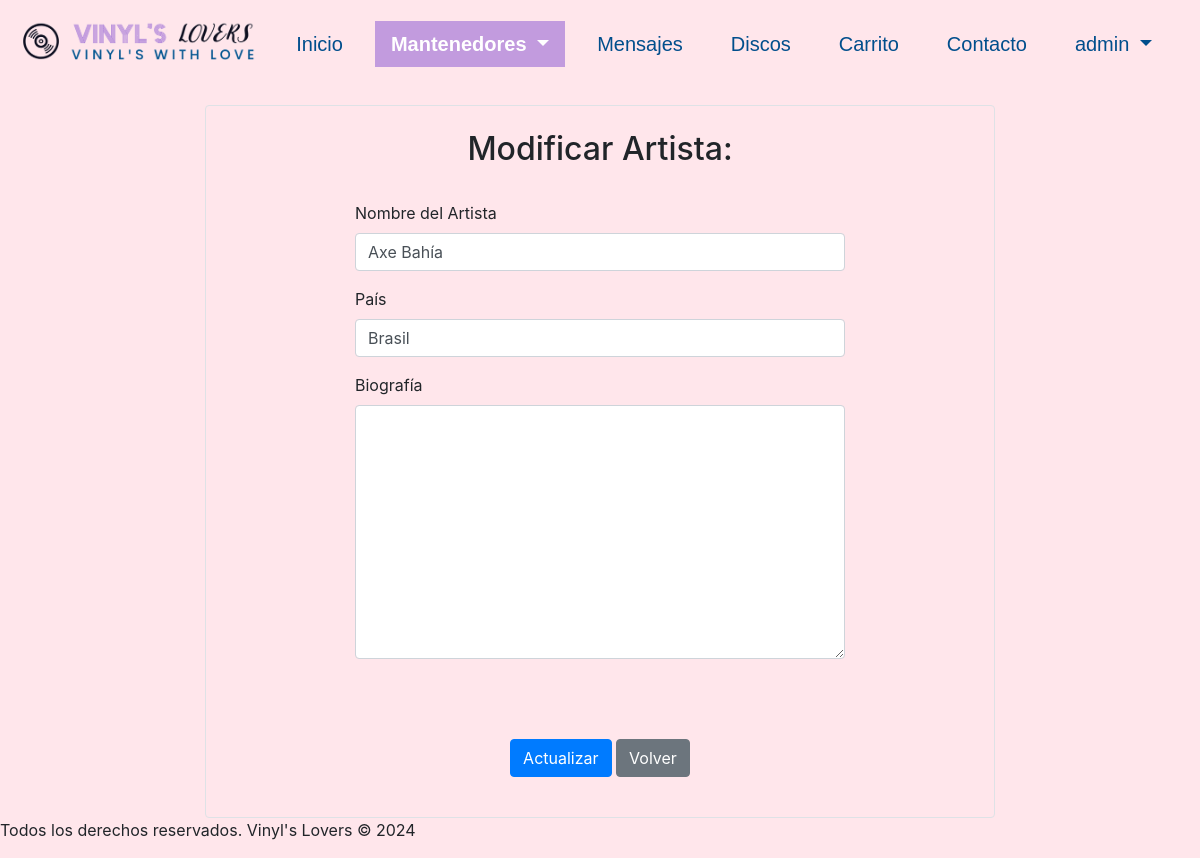
Before: /discos/artistas_edit/57 (signed in) with the older database file.
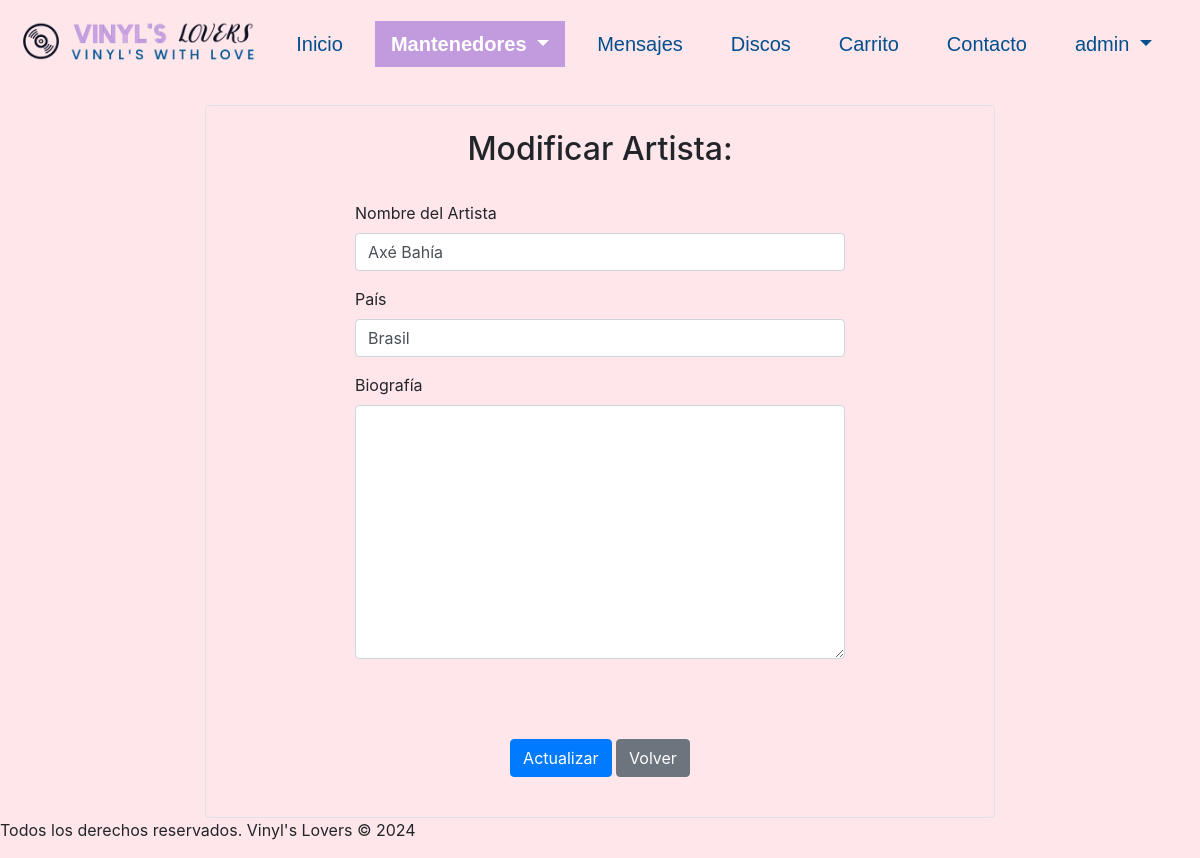
After: the same page with the newer database file.
### discos/models.py (models this page shows, shortened)
class Artista(models.Model):
    id_artista = models.AutoField(db_column='idArtista', primary_key=True)
    nombre_artista = models.CharField(max_length=100, null=False, blank=False)
    pais = models.CharField(max_length=30, null=False, blank=False)
    biografia = models.TextField(null=True, blank=True)
    class Meta:
        unique_together = [['nombre_artista', 'pais']]

### discos/views.py (the view)
# urls.py: path('artistas_edit/<int:pk>', views.artistas_edit, name='artistas_edit'),
@login_required
def artistas_edit(request, pk):
    artista = Artista.objects.get(id_artista=pk)
    if request.method == "POST":
        form = ArtistaForm(request.POST, instance=artista)
        if form.is_valid():
            form.save()
            mensaje = f"Los datos de {artista.nombre_artista} han sido actualizados exitosamente"
            return render(request, 'discos/artistas_edit.html', {'artista': artista, 'mensaje': mensaje, 'form': form, 'clase': 'mantenedores'})
    else:
        form = ArtistaForm(instance=artista)
    return render(request, 'discos/artistas_edit.html', {'artista': artista, 'form': form, 'clase': 'mantenedores'})

### discos/forms.py
class ArtistaForm(forms.ModelForm):
    class Meta:
        model = Artista
        fields = [
            'nombre_artista', 'pais', 'biografia'
        ]
        labels = {
            'nombre_artista': "Nombre del Artista",
            'pais': "País",
            'biografia': "Biografía",
        }
        widgets = {
            'nombre_artista': forms.TextInput(attrs={'class': 'form-control'}),
            'pais': forms.TextInput(attrs={'class': 'form-control'}),
            'biografia': forms.Textarea(attrs={'class': 'form-control'}),
        }

### discos/templates/discos/artistas_edit.html (shortened to what this page needs)
{% extends "discos/base.html" %}
{% load static %}
{% block content %}
{% if user.is_staff %}
  <br>
    <div class="row justify-content-center">
      <div class="col-lg-8 col-md-10 col-sm-12">
        <div id="formCrud" class="p-4 border rounded">
          <h2 class="text-center">Modificar Artista:</h2>
          <br />
          <form action="" method="POST" class="form-horizontal" enctype="multipart/form-data">
            <div class="form-row justify-content-center">
              <div class="form-group col-md-8">
                <label for="{{ form.nombre_artista.id_for_label }}"
                  >{{ form.nombre_artista.label }}</label
                >
                {{ form.nombre_artista }} {{ form.nombre_artista.errors }}
              </div>
              <div class="form-group col-md-8">
                <label for="{{ form.nacionalidad.id_for_label }}"
                  >{{ form.pais.label }}</label
                >
                {{ form.pais }} {{ form.pais.errors }}
              </div>
              <div class="form-group col-md-8">
                <label for="{{ form.biografia.id_for_label }}"
                  >{{ form.biografia.label }}</label
                >
                {{ form.biografia }} {{ form.biografia.errors }}
              </div>
              <div class="form-group col-md-8">
              </div>
            </div>
            <br />
            <div class="form-group text-center">
              <button type="submit" class="btn btn-primary" id="btnEnviarForm">
                Actualizar
              </button>
              <a
                href="{% url 'crud_artistas' %}"
                class="btn btn-secondary"
                id="btnVolver"
                >Volver</a
              >
            </div>
          </form>
        </div>
      </div>
    </div>
{% else %}
  <div class="container-permisos">
    <h1>Error</h1>
    <p>No tienes permisos para ver esta página</p>
  </div>
{% endif %}
{% endblock %}

Changed rows visible on the page:
changed Artista "Brasil": nombre_artista "Axe Bahía" → "Axé Bahía"
